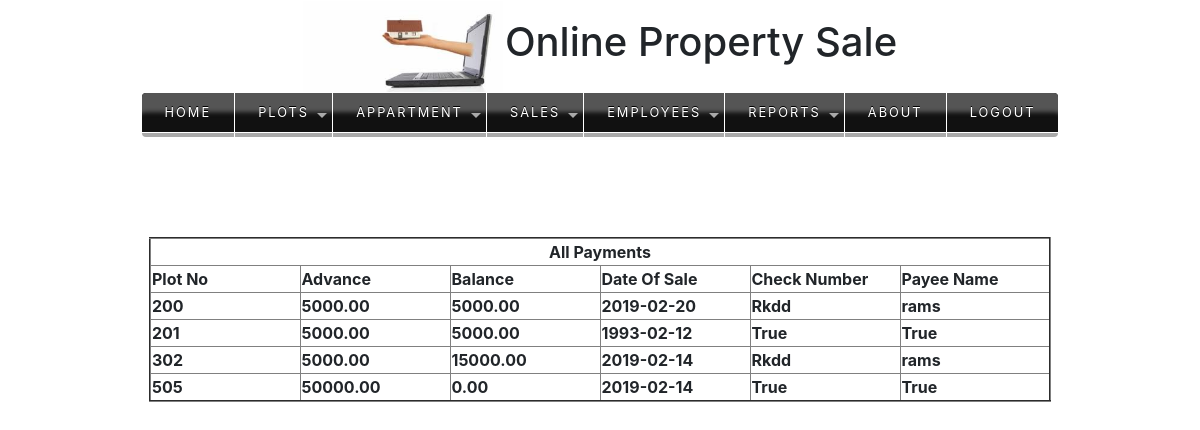
Screenshot of /allpayments/ with the database file from the repository.
### app/models.py (models this page shows)
class SalesModel(models.Model):
    plotno=models.IntegerField(primary_key=True)
    salevalue=models.DecimalField(max_digits=10,decimal_places=2)
    dateofsale=models.CharField(max_length=40)
    advance=models.DecimalField(max_digits=10,decimal_places=2)
    balance=models.DecimalField(max_digits=10,decimal_places=2)
    installment=models.CharField(max_length=10)
    soldto=models.CharField(max_length=30,default=True)
    check=models.CharField(max_length=30,default=True)
    payeename=models.CharField(max_length=30,default=True)

### templates/allpays.html (shortened to what this page needs)
<!doctype html>
<html lang="en">
  <head>
    <link rel="stylesheet" href="https://stackpath.bootstrapcdn.com/bootstrap/4.2.1/css/bootstrap.min.css">
  </head>
  <body>
  {% include 'head.html' %}
{% include 'menu.html' %}
  <div class="container" style="margin-top: 100px">
    <table align="center" border="2">
    <tr><th colspan="6"><center> All Payments</center></th></tr>
        <tr>
            <th width="150px"> Plot No</th>
            <th width="150px"> Advance</th>
            <th width="150px"> Balance</th>
            <th width="150px"> Date Of Sale</th>
            <th width="150px"> Check Number</th>
            <th width="150px"> Payee Name</th>
        </tr>
        {% for x in object_list %}
            <tr>
            <th width="150px"> {{ x.plotno }}</th>
            <th width="150px">{{ x.advance }}</th>
            <th width="150px">{{ x.balance }}</th>
            <th width="150px">{{ x.dateofsale }}</th>
            <th width="150px">{{ x.check }}</th>
            <th width="150px">{{ x.payeename }}</th>
        </tr>
        {% endfor %}
    </table>
</div>
  </body>
</html>

### rows the page displays
SalesModel: plotno "200", advance "5000.00", balance "5000.00", dateofsale "2019-02-20", check "Rkdd", payeename "rams"
SalesModel: plotno "201", advance "5000.00", balance "5000.00", dateofsale "1993-02-12", check "True", payeename "True"
SalesModel: plotno "302", advance "5000.00", balance "15000.00", dateofsale "2019-02-14", check "Rkdd", payeename "rams"
SalesModel: plotno "505", advance "50000.00", balance "0.00", dateofsale "2019-02-14", check "True", payeename "True"
